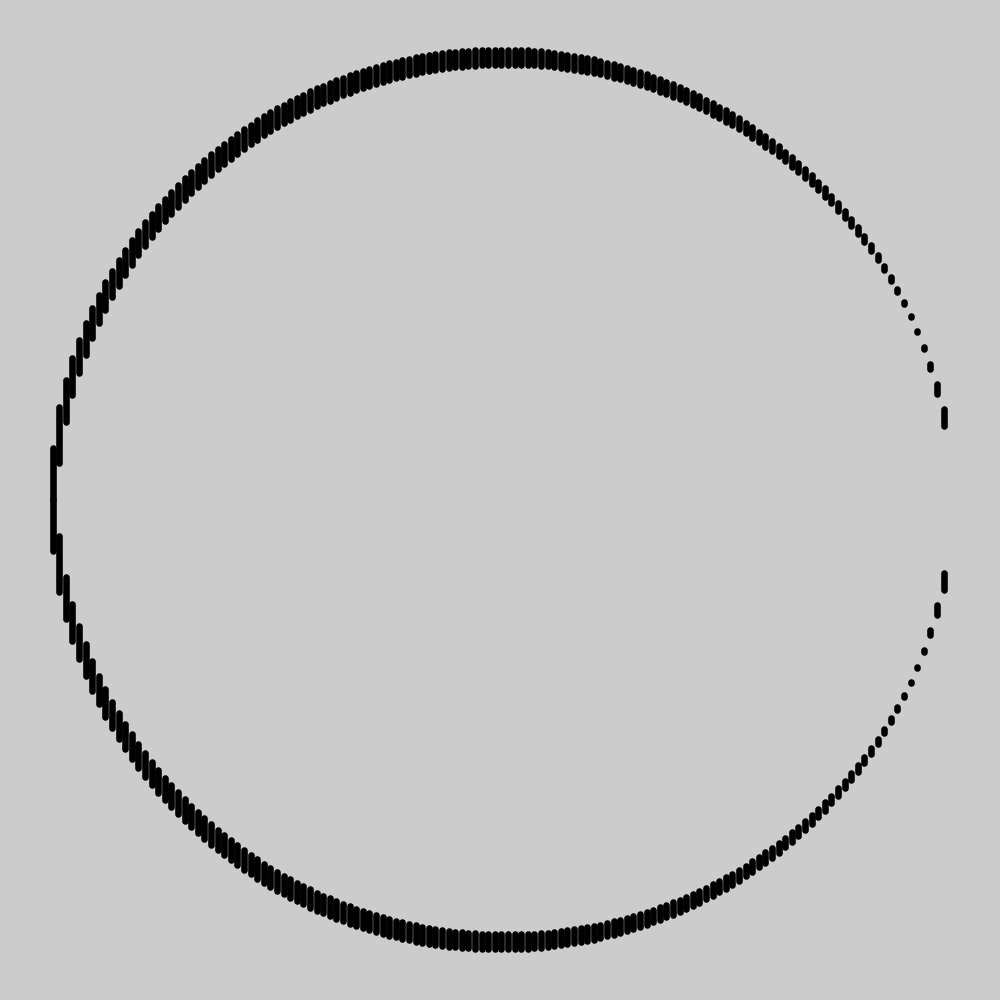
Frame 1 (no input)
Frame 60 (the mouse pressed at the canvas centre just before this capture): identical to frame 1, image omitted
Frame 120 (the mouse held since frame 60 and released just before this capture): identical to frame 1, image omitted

The Processing sketch that drew this single still picture (run headless with seeded random() and noise(); from frame 60 on, the mouse is pressed at the canvas centre):

// Processing sketch: globe_slicer3
// ── globe_slicer3.pde
/*
 *   Calculate linear overlap for layers
 *
 */
 
float HEIGHT = 30;//cm
float HALFHEIGHT = HEIGHT/2;
float cardboard = 0.22;//cm
float thickness = 2.0;//cm

float firstOffset = 0.1;
float ringOverlap = 0.5;

float lastInner, lastOuter;


void setup(){
    
    size(1000,1000);
    lastInner=0;
    lastOuter=0;
    
    //1-for(float x=cardboard/2 ;x<HEIGHT; x+= cardboard){
      // 2 - steps + arcsin
    for(float x=-HALFHEIGHT +firstOffset ;x<HALFHEIGHT; x+= cardboard){
      //  = x
      //float top = x;
      //float bottom = x+cardboard;
      
      float R_outer, alph, R_inner;
      // scale linear
      // 1- x=0; use lwoer R_outer = sin( bottom /HEIGHT *PI ) * HEIGHT;  // * HEIGHT for cm
      //R_outer = sin( x /HEIGHT *PI ) * HEIGHT;
      
      alph = acos( (x/HALFHEIGHT));  // use inverse cos to get angle where were at
      R_outer = sin(alph) * HALFHEIGHT;    // > get sin of where were at
      
      if(R_outer < thickness){
        // buggie way of getting first
        R_inner = 0;
        lastInner = R_inner;
        lastOuter = R_outer;
      }
      else {
         
          // first half, going UP so outer is larger than last
          R_inner = lastOuter -ringOverlap;  
        
        lastInner = R_inner;
        lastOuter = R_outer;
      }
      
      // 1. Static thickness
      //  R_inner = R_outer -thickness;  // static thickness
      
      println("a:", alph, "\tR:", R_inner, ">", R_outer  );
      
      float draw_size = 30;
      PVector offs = new PVector(500,500);
      stroke(0);  strokeWeight(cardboard *draw_size);
      // draw from TOP and bottom
      line( offs.x+ x*draw_size,  offs.y+R_inner*draw_size, 
             offs.x+ x*draw_size, offs.y+R_outer*draw_size);
      line( offs.x+ x*draw_size,  offs.y-R_inner*draw_size, 
             offs.x+ x*draw_size, offs.y-R_outer*draw_size);
       // Eo for x 
    }
    
  
  
  // Eo setup
}


void draw (){
  
  
  
  
  // Eo draw
} 
